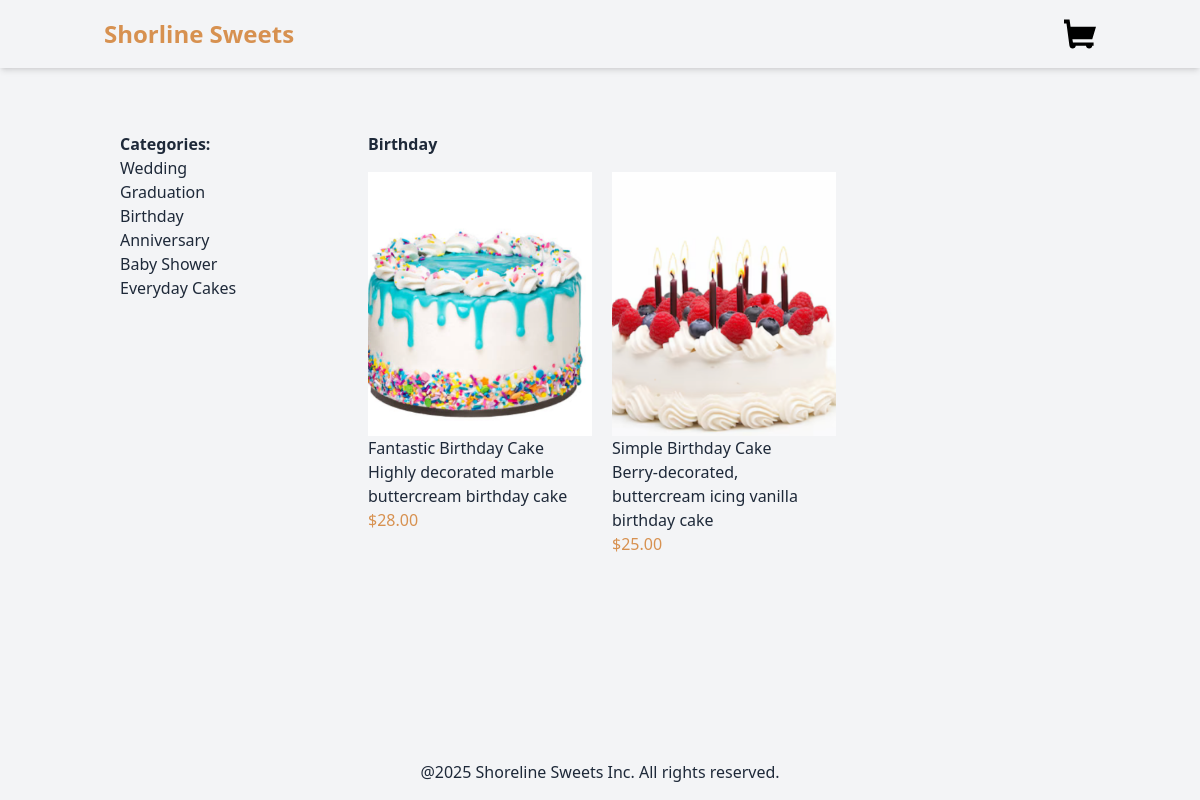
The page /birthday/ on the database its author committed.
### products/models.py (models this page shows, shortened)
class Category(models.Model):
    name = models.CharField(max_length=250)
    slug = models.SlugField(unique=True)
    class Meta:
        verbose_name_plural = "categories"

class Product(models.Model):
    category = models.ForeignKey(Category, related_name='products', on_delete=models.CASCADE)
    name = models.CharField(max_length=250)
    slug = models.SlugField(max_length=250)
    description = models.TextField(blank=True)
    price = models.DecimalField(max_digits=10, decimal_places=2)
    available = models.BooleanField(default= True)
    created = models.DateTimeField(auto_now_add=True)
    updated = models.DateTimeField(auto_now=True)
    image = models.ImageField(upload_to='products', blank=True, null=True)

### products/views.py (the view)
# urls.py: path('', views.product_list, name='product_list'),
def product_list(request, category_slug=None):
    category = None
    products = Product.objects.filter(available=True)
    categories = Category.objects.all()
    if category_slug:
        category = get_object_or_404(Category, slug=category_slug)
        products = products.filter(category=category)
    return render(request, 'products/product/list.html', {
        'category':category,
        'products':products,
        'categories':categories,
    })

### products/templates/products/product/list.html (shortened to what this page needs)
{% extends 'base.html' %}
{%block content%}
<div class="container mx-auto p-4 flex">
    <aside class="w-1/4 p-4">
        <h2 class="font-bold">Categories:</h2>
        <ul>
            {% for category in categories %}
            <li>
                <a href="{% url 'products:product_list_by_category' category.slug %}">{{category.name}}</a>
            </li>
            {%endfor%}
        </ul>
    </aside>
    <main class="w-3/4 p-4">
        {% if category %}
        <h2 class="font-bold mb-4">{{category.name}}</h2>
        {%else%}
        <h2 class="font-bold mb-4">All Products</h2>
        {%endif%}
        <div style="display: grid; grid-template-columns: repeat(3, 1fr); row-gap: 30px; gap: 20px;">
            {% for product in products %}
            <a href="{% url 'products:product_detail' product.id product.slug %}">
            <div>
                {% if product.image %}
                <img src="{{product.image.url}}" alt={{product.name}} style="object-fit: cover; height: 264px; width: 224px;">
                {%else%}
                <p>The image is not available</p>
                {%endif%}
                <h3 style="font-weight: 500;">{{product.name}}</h3>
                <p>{{product.description}}</p>
                <p style="color: rgb(215, 145, 80);">${{product.price}}</p>
            </div>
            </a>
            {%endfor%}
        </div>
    </main>
</div>
{%endblock%}

### rows shown on the page
Category: name "Wedding"
Category: name "Graduation"
Category: name "Birthday"
Category: name "Anniversary"
Category: name "Baby Shower"
Category: name "Everyday Cakes"
Product: image (picture), name "Fantastic Birthday Cake", description "Highly decorated marble buttercream birthday cake", price "28.00"
Product: image (picture), name "Simple Birthday Cake", description "Berry-decorated, buttercream icing vanilla birthday cake", price "25.00"
